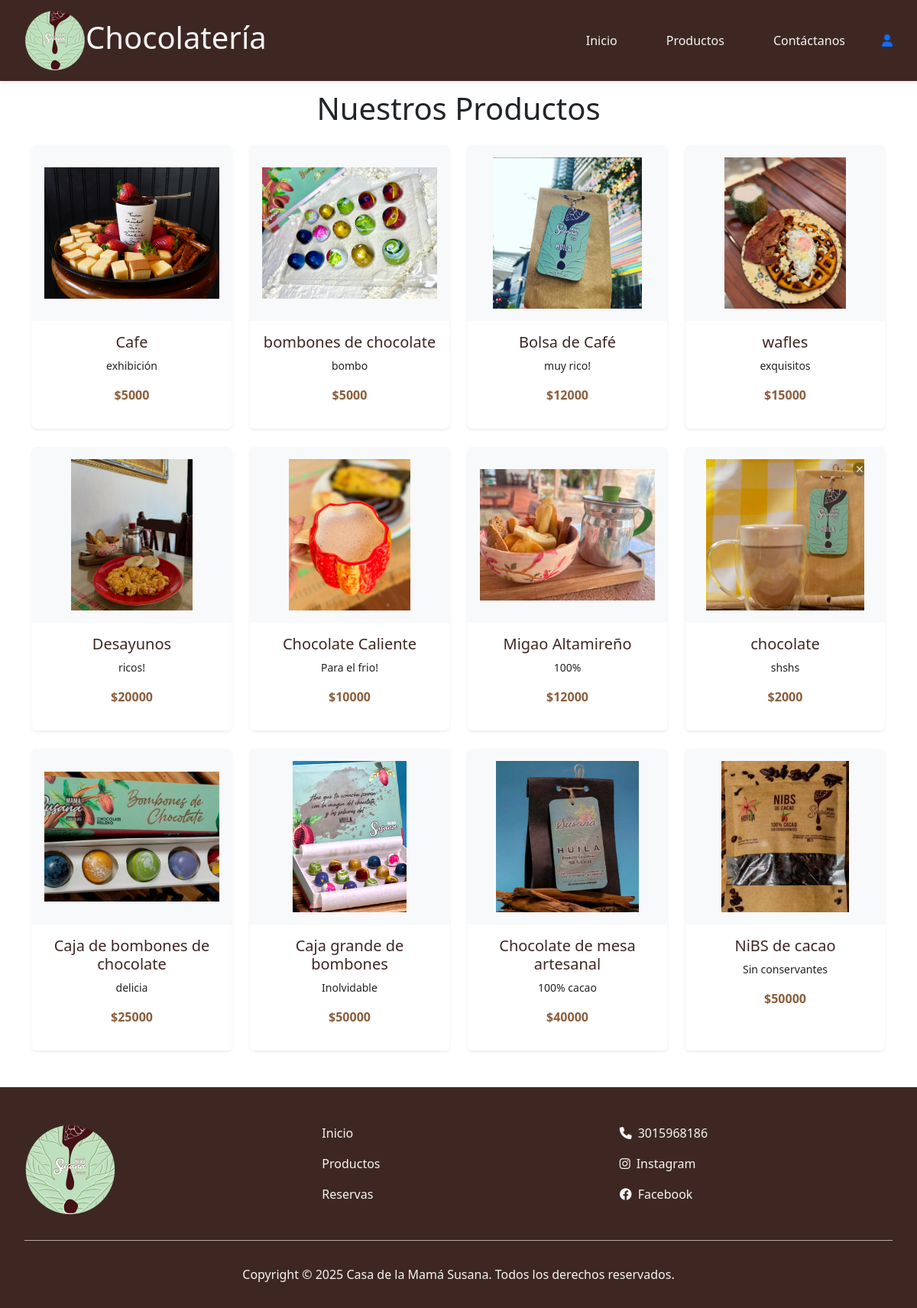
/productos/, run on the app's committed database.
### web/models.py (models this page shows, shortened)
class Producto(models.Model):
    nombre = models.CharField(max_length=200)
    descripcion = models.TextField()
    precio = models.DecimalField(max_digits=10, decimal_places=0)
    foto = models.ImageField(upload_to='productos/')
    fecha_creacion = models.DateField(auto_now_add=True)

### web/views.py (the view)
# urls.py: path('productos/', views.productos, name='productos'),
def productos(request):
    producto_lista = Producto.objects.all()
    return render(request, 'productos.html', {'productos': producto_lista})

### web/templates/productos.html (shortened to what this page needs)
{% extends 'base.html' %}
{% block content %}
{% load static %}
<link href="https://cdn.jsdelivr.net/npm/bootstrap@5.3.0/dist/css/bootstrap.min.css" rel="stylesheet">
<div class="container mt-5 mb-5">
    <h1 class="text-center mb-4">Nuestros Productos</h1>
    <div class="row g-4 justify-content-center">
        {% for producto in productos %}
        <div class="col-lg-3 col-md-4 col-sm-6">
            <div class="card h-100 shadow-sm border-0">
                <img src="{{ producto.foto.url }}" class="card-img-top p-3" alt="{{ producto.nombre }}"
                    style="height: 230px; object-fit: contain; background-color: #f8f9fa;">
                <div class="card-body text-center">
                    <h5 class="card-title" style="color: var(--primario-oscuro);">{{ producto.nombre }}</h5>
                    <p class="card-text small" style="color: var(--texto-oscuro);">{{ producto.descripcion }}</p>
                    <p class="fw-bold" style="color: var(--acento-oscuro);">${{ producto.precio }}</p>
                </div>
            </div>
        </div>
        {% endfor %}
    </div>
</div>
{% endblock %}

### web/templates/base.html (shortened to what this page needs)
{% load static %}
<!DOCTYPE html>
<html lang="es">
<head>
    <link rel="stylesheet" href="{% static 'css/base.css' %}">
    <link href="https://cdnjs.cloudflare.com/ajax/libs/font-awesome/6.0.0/css/all.min.css" rel="stylesheet">
</head>
<body>
    <nav class="barra-navegacion">
        <div class="marca">
            <a href="{% url 'inicio' %}" class="logo">
                <img src="{% static 'img/logo_mama_susana.png' %}" alt="Logo Munchies" class="logo-img">
                <h1>Chocolatería</h1>
            </a>
        </div>
        {% if user.is_authenticated %}
        <div class="menu-navegacion">
            <a href="{% url 'inicio' %}" class="enlace-nav">Inicio</a>
            <a href="{% url 'productos' %}" class="enlace-nav">Productos</a>
            <a href="{% url 'reservas' %}" class="enlace-nav">Reservas</a>
            <a href="{% url 'contactanos' %}" class="enlace-nav">Contáctanos</a>
            <a href="{% url 'logout' %}" class="icono-login">
                <i class="fa-solid fa-right-from-bracket"></i>
            </a>
        </div>
        {% else %}
        <div class="menu-navegacion">
            <a href="{% url 'inicio' %}" class="enlace-nav">Inicio</a>
            <a href="{% url 'productos' %}" class="enlace-nav">Productos</a>
            <a href="{% url 'contactanos' %}" class="enlace-nav">Contáctanos</a>
            <a href="{% url 'login' %}" class="icono-login">
                <i class="fas fa-user"></i>
            </a>
        </div>
        {% endif %}
    </nav>
        {% block content %}{% endblock %}
    <footer class="pie-pagina">
        <div class="contenido-pie">
            <div class="marca-pie">
                <img src="{% static 'img/logo_mama_susana.png' %}" alt="Logo Munchies" class="logo-pie">
            </div>
            <div class="enlaces-pie">
                <a href="{% url 'inicio' %}">Inicio</a>
                <a href="{% url 'productos' %}">Productos</a>
                <a href="{% url 'reservas' %}">Reservas</a>
            </div>
            <div class="redes-sociales">
                <a href="tel:0123456789"><i class="fas fa-phone"></i> 3015968186</a>
                <a href="https://www.instagram.com/chocolatemamasusana?igsh=MWE3ZTE1eTRoeHV4Yg==" target="_blank"><i class="fab fa-instagram"></i> Instagram</a>
                <a href="https://www.facebook.com/share/1Bakd4fbVq/?mibextid=wwXIfr" target="_blank"><i class="fab fa-facebook"></i> Facebook</a>
            </div>
        </div>
        <div class="pie-inferior">
            <p>Copyright © 2025 Casa de la Mamá Susana. Todos los derechos reservados.</p>
        </div>
    </footer>
</body>
</html>

### web/static/css/base.css (style rules this page uses)
:root { --primario-oscuro: #3E2723; --primario: #795548; --primario-claro: #BCAAA4; --acento: #D4A056; --acento-oscuro: #8B5E3C; --texto-claro: #F5F5F5; --texto-oscuro: #212121; --fondo: #FFF8E1; }
* { margin: 0; padding: 0; box-sizing: border-box; }
body { font-family: 'Arial', sans-serif; background-color: var(--fondo); color: var(--texto-oscuro); padding-top: 70px; }
.barra-navegacion { background-color: var(--primario-oscuro); padding: 0.8rem 2rem; display: flex; justify-content: space-between; align-items: center; position: fixed; width: 100%; top: 0; z-index: 1000; box-shadow: 0 2px 4px rgba(0,0,0,0.1); }
.marca { display: flex; align-items: center; }
.marca .logo { display: flex; align-items: center; text-decoration: none; color: var(--texto-claro); font-size: 1.5rem; font-weight: bold; }
.logo-img { width: auto; height: 50px; transition: height 0.3s ease; }
.menu-navegacion { display: flex; align-items: center; gap: 2rem; transition: 0.3s ease; }
.enlace-nav { color: var(--texto-claro); text-decoration: none; font-weight: 500; padding: 0.5rem 1rem; transition: all 0.3s ease; position: relative; }
.enlace-nav::after { content: ''; position: absolute; width: 0; height: 2px; bottom: 0; left: 50%; background-color: var(--acento); transition: all 0.3s ease; transform: translateX(-50%); }
.pie-pagina { background-color: var(--primario-oscuro); color: var(--texto-claro); padding: 3rem 2rem 1rem 2rem; }
.contenido-pie { display: grid; grid-template-columns: repeat(3, 1fr); gap: 2rem; max-width: 1200px; margin: 0 auto; }
.marca-pie { display: flex; justify-content: center; justify-content: flex-start; }
.enlaces-pie { display: flex; flex-direction: column; gap: 1rem; }
.enlaces-pie a { color: var(--texto-claro); text-decoration: none; transition: color 0.3s ease; }
.redes-sociales { display: flex; flex-direction: column; gap: 1rem; }
.redes-sociales a { color: var(--texto-claro); text-decoration: none; display: flex; align-items: center; gap: 0.5rem; transition: color 0.3s ease; }
.pie-inferior { text-align: center; padding-top: 2rem; margin-top: 2rem; border-top: 1px solid var(--primario-claro); }
.logo-pie { width: 120px; height: auto; filter: brightness(1.1); }
.logo-img { width: 80px; height: auto; filter: brightness(1.1); }
.marca .logo { display: flex; align-items: center; text-decoration: none; }

### data on the page
Producto: foto (picture), nombre "Cafe", descripcion "exhibición", precio "5000"
Producto: foto (picture), nombre "bombones de chocolate", descripcion "bombo", precio "5000"
Producto: foto (picture), nombre "Bolsa de Café", descripcion "muy rico!", precio "12000"
Producto: foto (picture), nombre "wafles", descripcion "exquisitos", precio "15000"
Producto: foto (picture), nombre "Desayunos", descripcion "ricos!", precio "20000"
Producto: foto (picture), nombre "Chocolate Caliente", descripcion "Para el frio!", precio "10000"
Producto: foto (picture), nombre "Migao Altamireño", descripcion "100%", precio "12000"
Producto: foto (picture), nombre "chocolate", descripcion "shshs", precio "2000"
Producto: foto (picture), nombre "Caja de bombones de chocolate", descripcion "delicia", precio "25000"
Producto: foto (picture), nombre "Caja grande de bombones", descripcion "Inolvidable", precio "50000"
Producto: foto (picture), nombre "Chocolate de mesa artesanal", descripcion "100% cacao", precio "40000"
Producto: foto (picture), nombre "NiBS de cacao", descripcion "Sin conservantes", precio "50000"
